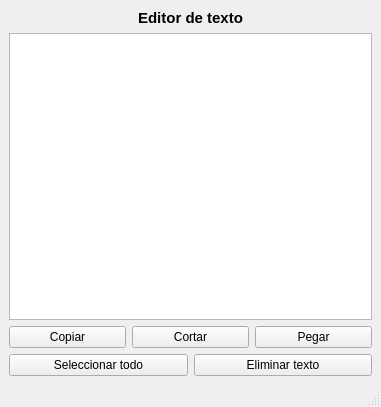
<?xml version="1.0" encoding="UTF-8"?>
<ui version="4.0">
 <class>MainWindow</class>
 <widget class="QMainWindow" name="MainWindow">
  <property name="geometry">
   <rect>
    <x>0</x>
    <y>0</y>
    <width>381</width>
    <height>407</height>
   </rect>
  </property>
  <property name="windowTitle">
   <string>Editor de texto</string>
  </property>
  <widget class="QWidget" name="centralwidget">
   <layout class="QVBoxLayout" name="verticalLayout">
    <item>
     <widget class="QLabel" name="label">
      <property name="font">
       <font>
        <pointsize>11</pointsize>
        <bold>true</bold>
       </font>
      </property>
      <property name="text">
       <string>Editor de texto</string>
      </property>
      <property name="alignment">
       <set>Qt::AlignCenter</set>
      </property>
     </widget>
    </item>
    <item>
     <widget class="QTextEdit" name="textEdit"/>
    </item>
    <item>
     <layout class="QHBoxLayout" name="horizontalLayout">
      <item>
       <widget class="QPushButton" name="botonCopiar">
        <property name="text">
         <string>Copiar</string>
        </property>
       </widget>
      </item>
      <item>
       <widget class="QPushButton" name="botonCortar">
        <property name="text">
         <string>Cortar</string>
        </property>
       </widget>
      </item>
      <item>
       <widget class="QPushButton" name="botonPegar">
        <property name="text">
         <string>Pegar</string>
        </property>
       </widget>
      </item>
     </layout>
    </item>
    <item>
     <layout class="QHBoxLayout" name="horizontalLayout_2">
      <item>
       <widget class="QPushButton" name="botonSeleccionarTodo">
        <property name="text">
         <string>Seleccionar todo</string>
        </property>
       </widget>
      </item>
      <item>
       <widget class="QPushButton" name="botonEliminarTexto">
        <property name="text">
         <string>Eliminar texto</string>
        </property>
       </widget>
      </item>
     </layout>
    </item>
   </layout>
  </widget>
  <widget class="QStatusBar" name="statusbar"/>
 </widget>
 <resources/>
 <connections>
  <connection>
   <sender>botonCopiar</sender>
   <signal>clicked()</signal>
   <receiver>textEdit</receiver>
   <slot>copy()</slot>
   <hints>
    <hint type="sourcelabel">
     <x>50</x>
     <y>253</y>
    </hint>
    <hint type="destinationlabel">
     <x>136</x>
     <y>134</y>
    </hint>
   </hints>
  </connection>
  <connection>
   <sender>botonCortar</sender>
   <signal>clicked()</signal>
   <receiver>textEdit</receiver>
   <slot>cut()</slot>
   <hints>
    <hint type="sourcelabel">
     <x>136</x>
     <y>253</y>
    </hint>
    <hint type="destinationlabel">
     <x>136</x>
     <y>134</y>
    </hint>
   </hints>
  </connection>
  <connection>
   <sender>botonPegar</sender>
   <signal>clicked()</signal>
   <receiver>textEdit</receiver>
   <slot>paste()</slot>
   <hints>
    <hint type="sourcelabel">
     <x>223</x>
     <y>253</y>
    </hint>
    <hint type="destinationlabel">
     <x>136</x>
     <y>134</y>
    </hint>
   </hints>
  </connection>
  <connection>
   <sender>botonSeleccionarTodo</sender>
   <signal>clicked()</signal>
   <receiver>textEdit</receiver>
   <slot>selectAll()</slot>
   <hints>
    <hint type="sourcelabel">
     <x>71</x>
     <y>285</y>
    </hint>
    <hint type="destinationlabel">
     <x>136</x>
     <y>134</y>
    </hint>
   </hints>
  </connection>
  <connection>
   <sender>botonEliminarTexto</sender>
   <signal>clicked()</signal>
   <receiver>textEdit</receiver>
   <slot>clear()</slot>
   <hints>
    <hint type="sourcelabel">
     <x>201</x>
     <y>285</y>
    </hint>
    <hint type="destinationlabel">
     <x>136</x>
     <y>134</y>
    </hint>
   </hints>
  </connection>
 </connections>
</ui>
